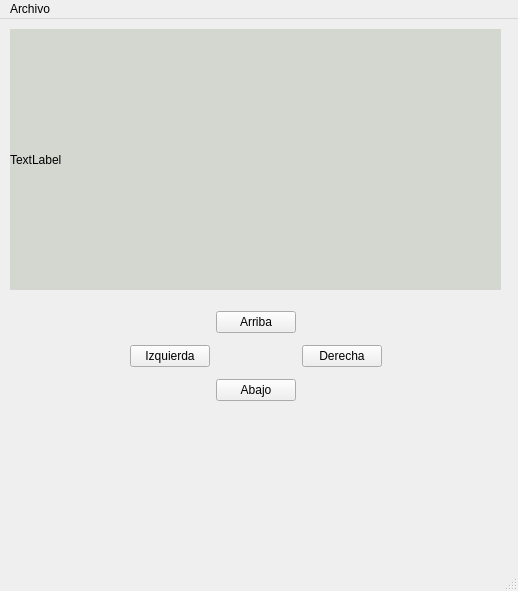
<?xml version="1.0" encoding="UTF-8"?>
<ui version="4.0">
 <class>Juego</class>
 <widget class="QMainWindow" name="Juego">
  <property name="geometry">
   <rect>
    <x>0</x>
    <y>0</y>
    <width>518</width>
    <height>591</height>
   </rect>
  </property>
  <property name="windowTitle">
   <string>Juego</string>
  </property>
  <property name="windowIcon">
   <iconset resource="imagenes/Recursos.qrc">
    <normaloff>:/new/prefix1/gameboy.png</normaloff>:/new/prefix1/gameboy.png</iconset>
  </property>
  <widget class="QWidget" name="centralwidget">
   <widget class="QWidget" name="widget" native="true">
    <property name="geometry">
     <rect>
      <x>9</x>
      <y>277</y>
      <width>494</width>
      <height>123</height>
     </rect>
    </property>
    <property name="maximumSize">
     <size>
      <width>16777215</width>
      <height>16777215</height>
     </size>
    </property>
    <layout class="QHBoxLayout" name="horizontalLayout">
     <item>
      <spacer name="horizontalSpacer">
       <property name="orientation">
        <enum>Qt::Horizontal</enum>
       </property>
       <property name="sizeHint" stdset="0">
        <size>
         <width>97</width>
         <height>20</height>
        </size>
       </property>
      </spacer>
     </item>
     <item>
      <widget class="QWidget" name="widget_2" native="true">
       <layout class="QGridLayout" name="gridLayout">
        <item row="1" column="1">
         <widget class="QPushButton" name="btnArriba">
          <property name="text">
           <string>Arriba</string>
          </property>
         </widget>
        </item>
        <item row="2" column="0">
         <widget class="QPushButton" name="btnIzqueirda">
          <property name="text">
           <string>Izquierda</string>
          </property>
         </widget>
        </item>
        <item row="3" column="1">
         <widget class="QPushButton" name="btnAbajo">
          <property name="text">
           <string>Abajo</string>
          </property>
         </widget>
        </item>
        <item row="2" column="2">
         <widget class="QPushButton" name="btnDerecha">
          <property name="text">
           <string>Derecha</string>
          </property>
         </widget>
        </item>
       </layout>
      </widget>
     </item>
     <item>
      <spacer name="horizontalSpacer_2">
       <property name="orientation">
        <enum>Qt::Horizontal</enum>
       </property>
       <property name="sizeHint" stdset="0">
        <size>
         <width>97</width>
         <height>20</height>
        </size>
       </property>
      </spacer>
     </item>
    </layout>
   </widget>
   <widget class="QLabel" name="outCuadro">
    <property name="geometry">
     <rect>
      <x>10</x>
      <y>10</y>
      <width>491</width>
      <height>261</height>
     </rect>
    </property>
    <property name="styleSheet">
     <string notr="true">border-color: rgb(46, 52, 54);
background-color: rgb(211, 215, 207);</string>
    </property>
    <property name="text">
     <string>TextLabel</string>
    </property>
   </widget>
  </widget>
  <widget class="QMenuBar" name="menubar">
   <property name="geometry">
    <rect>
     <x>0</x>
     <y>0</y>
     <width>518</width>
     <height>22</height>
    </rect>
   </property>
   <widget class="QMenu" name="menuArchivo">
    <property name="title">
     <string>Archivo</string>
    </property>
    <addaction name="actionConfigraci0n"/>
    <addaction name="separator"/>
    <addaction name="actionSalir"/>
   </widget>
   <addaction name="menuArchivo"/>
  </widget>
  <widget class="QStatusBar" name="statusbar"/>
  <action name="actionConfigraci0n">
   <property name="text">
    <string>Configración</string>
   </property>
  </action>
  <action name="actionSalir">
   <property name="text">
    <string>Salir</string>
   </property>
  </action>
 </widget>
 <resources>
  <include location="imagenes/Recursos.qrc"/>
 </resources>
 <connections/>
</ui>
